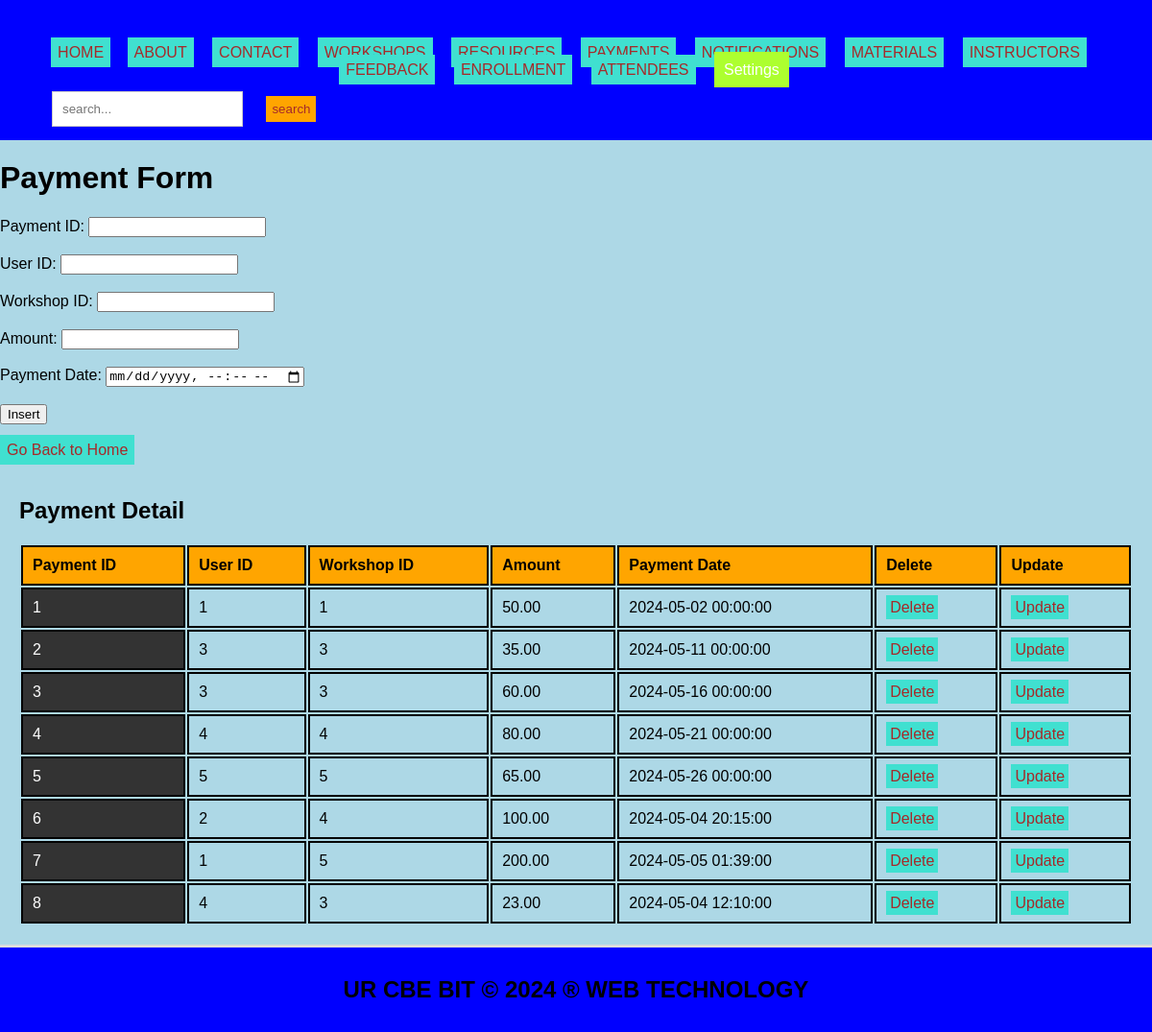
The page /payments.php on the database its author committed.
### tables this page shows
CREATE TABLE `payments` (
  `payment_id` int(11) NOT NULL,
  `user_id` int(11) DEFAULT NULL,
  `workshop_id` int(11) DEFAULT NULL,
  `amount` decimal(10,2) DEFAULT NULL,
  `payment_date` datetime DEFAULT NULL
);

### payments.php (the view, shortened to what this page needs)
<!DOCTYPE html>
<html lang="en">
<head>
  <link rel="stylesheet" type="text/css" href="style.css">
</head>
<body style="background-color: lightblue;">
  <header>
    <ul style="list-style-type: none; padding: 0;">
      <li style="display: inline; margin-right: 10px;">
           <ul style="list-style-type: none; padding: 0;">
    </li>
    <li style="display: inline; margin-right: 8px;"><a href="./home.html">HOME</a></li>
    <li style="display: inline; margin-right: 10px;"><a href="./about.html">ABOUT</a></li>
    <li style="display: inline; margin-right: 10px;"><a href="./contact.html">CONTACT</a></li>
    <li style="display: inline; margin-right: 10px;"><a href="./workshops.php">WORKSHOPS</a></li>
    <li style="display: inline; margin-right: 10px;"><a href="./resources.php">RESOURCES</a></li>
    <li style="display: inline; margin-right: 10px;"><a href="./payments.php">PAYMENTS</a></li>
    <li style="display: inline; margin-right: 10px;"><a href="./notifications.php">NOTIFICATIONS</a></li>
    <li style="display: inline; margin-right: 10px;"><a href="./materials.php"> MATERIALS</a></li>
    <li style="display: inline; margin-right: 10px;"><a href="./instructors.php">INSTRUCTORS</a></li>
    <li style="display: inline; margin-right: 10px;"><a href="./feedback.php">FEEDBACK</a></li>
    <li style="display: inline; margin-right: 10px;"><a href="./enrollment.php">ENROLLMENT</a></li>
    <li style="display: inline; margin-right: 10px;"><a href="./attendees.php">ATTENDEES</a></li>
      <li class="dropdown" style="display: inline; margin-right: 10px;">
      <a href="#" style="padding: 10px; color: white; background-color: greenyellow; text-decoration: none; margin-right: 15px;">Settings</a>
    </li>
    </ul>
  </header>
<body style="background-color: yellowgreen;">
  <div class="search-form">
      <form role="search" action="search.php">
        <input class="form-control" type="search" placeholder="search..." aria-label="search" name="query">
        <button class="btn" type="submit">search</button>
      </form>
    </div>
    <h1>Payment Form</h1>
    <form method="post" onsubmit="return confirmInsert();">
        <label for="payment_id">Payment ID:</label>
        <input type="number" id="payment_id" name="payment_id" required><br><br>
        <label for="user_id">User ID:</label>
        <input type="number" id="user_id" name="user_id" required><br><br>
        <label for="workshop_id">Workshop ID:</label>
        <input type="number" id="workshop_id" name="workshop_id" required><br><br>
        <label for="amount">Amount:</label>
        <input type="number" id="amount" name="amount" required><br><br>
        <label for="payment_date">Payment Date:</label>
        <input type="datetime-local" id="payment_date" name="payment_date" required><br><br>
        <input type="submit" name="add" value="Insert"><br><br>
        <a href="./home.html">Go Back to Home</a>
    </form>
    <?php
    include('database_connection.php');
    ?>
    <section>
        <h2>Payment Detail</h2>
        <table>
            <tr>
                <th>Payment ID</th>
                <th>User ID</th>
                <th>Workshop ID</th>
                <th>Amount</th>
                <th>Payment Date</th>
                <th>Delete</th>
                <th>Update</th>
            </tr>
            <?php
            $sql = "SELECT * FROM payments";
            $result = $connection->query($sql);
            if ($result->num_rows > 0) {
                while ($row = $result->fetch_assoc()) {
                    echo "<tr>
                            <td>{$row['payment_id']}</td>
                            <td>{$row['user_id']}</td>
                            <td>{$row['workshop_id']}</td>
                            <td>{$row['amount']}</td>
                            <td>{$row['payment_date']}</td>
                            <td><a style='padding:4px' href='delete_payments.php?payment_id={$row['payment_id']}'>Delete</a></td>
                            <td><a style='padding:4px' href='update_payments.php?payment_id={$row['payment_id']}'>Update</a></td>
                          </tr>";
                }
            } else {
                echo "<tr><td colspan='7'>No data found</td></tr>";
            }
            ?>
        </table>
    </section>
    <footer>
        <h2>UR CBE BIT &copy; 2024 &reg; WEB TECHNOLOGY</h2>
    </footer>
</body>
</html>

### style.css (style rules this page uses)
body { font-family: Arial, sans-serif; margin: 0; padding: 0; }
.search-form { float: left; padding: 20px; }
.form-control { padding: 8px; margin-left: 4px; border: 1px solid #ccc; }
.btn { padding: 6px; background-color: orange; color: brown; border: none; }
.dropdown { position: relative; display: inline; margin-right: 10px; }
body { font-family: Arial,sans-serif; margin:0; padding:0; }
header { background-color:blue; padding: 20px; }
.dropdown { position: right; display:right; direction:rtl; }
section { padding:28px; border-bottom: 1px solid #ddd; }
footer { text-align: center; padding: 15px; background-color:blue; }

### payments.php (style rules this page uses)
a:link { color: #0066cc; text-decoration: none; }
a { padding: 7px; color: white; background-color: turquoise; text-decoration: none; margin-right: 5px; }
a:link { color: brown; }
button.btn { margin-left: 20px; margin-top: 10px; }
input.form-control { padding: 10px; }
table { width: 100%; border-collapse: revert; }
td:first-child { background-color: #333333; color: #ffffff; }
td { padding: 8px; border-bottom: 1px solid #dddddd; }
th, td { border: 2px solid black; padding: 10px; text-align: left; }
th { background-color: orange; }
section { padding: 20px; border-bottom: 3px solid #ddd; }
header { text-align: center; padding: 30px; background-color: blue; }
.search-form { position: fixed; top: 70px; left: 30px; z-index: 999; }
footer { text-align: center; padding: 10px; background-color: blue; }

### rows shown on the page
payments: payment_id "1", user "1", workshop "1", amount "50.00", payment_date "2024-05-02 00:00:00"
payments: payment_id "2", user "3", workshop "3", amount "35.00", payment_date "2024-05-11 00:00:00"
payments: payment_id "3", user "3", workshop "3", amount "60.00", payment_date "2024-05-16 00:00:00"
payments: payment_id "4", user "4", workshop "4", amount "80.00", payment_date "2024-05-21 00:00:00"
payments: payment_id "5", user "5", workshop "5", amount "65.00", payment_date "2024-05-26 00:00:00"
payments: payment_id "6", user "2", workshop "4", amount "100.00", payment_date "2024-05-04 20:15:00"
payments: payment_id "7", user "1", workshop "5", amount "200.00", payment_date "2024-05-05 01:39:00"
payments: payment_id "8", user "4", workshop "3", amount "23.00", payment_date "2024-05-04 12:10:00"
